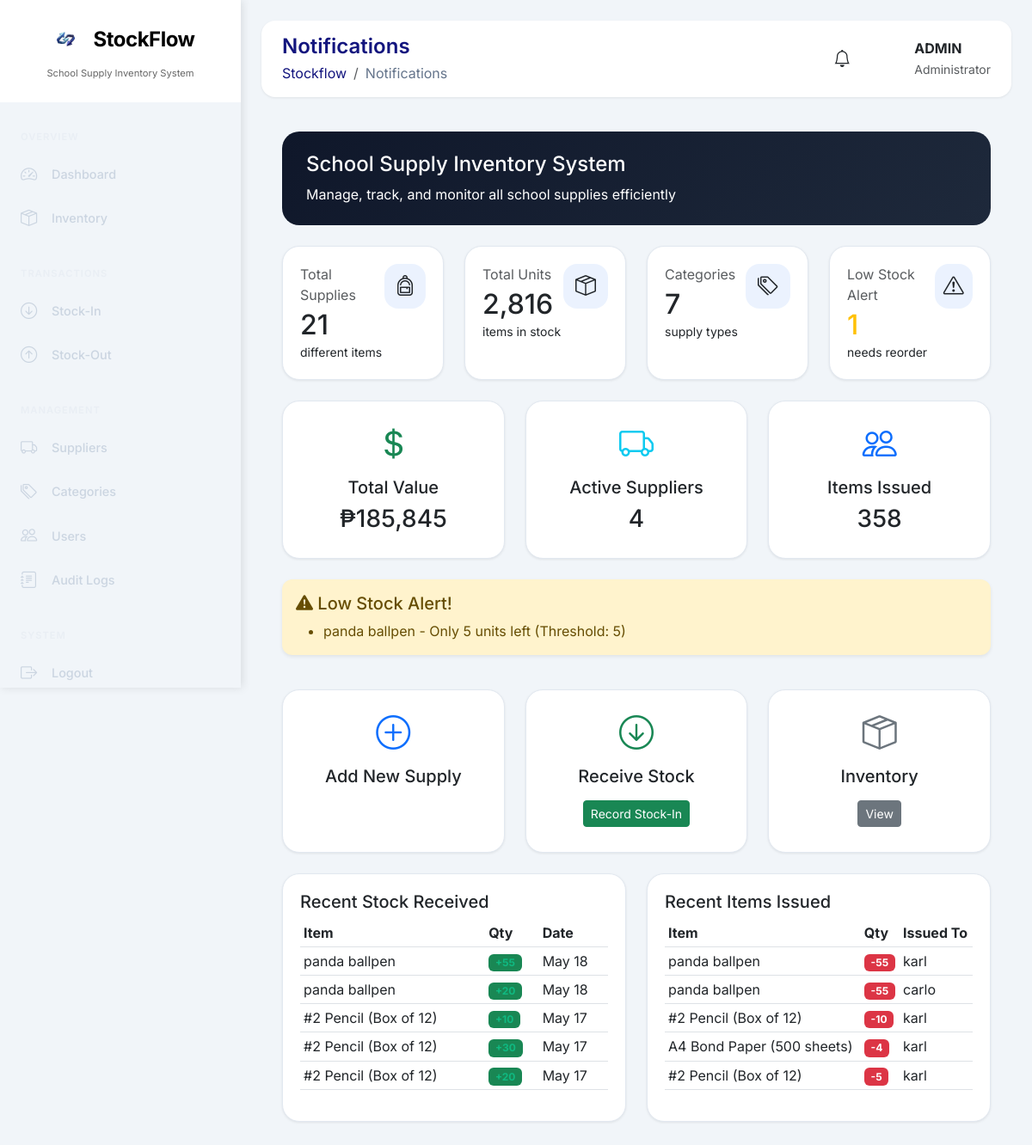
Screenshot of /index.php?page=notifications (signed in) with the database file from the repository.
### tables this page shows
CREATE TABLE `school_supplies` (
  `id` int(11) NOT NULL,
  `supply_code` varchar(50) NOT NULL,
  `supply_name` varchar(200) NOT NULL,
  `category_id` int(11) DEFAULT NULL,
  `supplier_id` int(11) DEFAULT NULL,
  `quantity` int(11) DEFAULT 0,
  `unit_price` decimal(10,2) DEFAULT NULL,
  `description` text DEFAULT NULL,
  `status` enum('In Stock','Low Stock','Out of Stock') DEFAULT 'In Stock',
  `low_stock_threshold` int(11) DEFAULT 10,
  `location` varchar(100) DEFAULT NULL COMMENT 'Storage location (e.g., Cabinet A1, Shelf 2)',
  `created_at` timestamp NOT NULL DEFAULT current_timestamp(),
  `updated_at` timestamp NOT NULL DEFAULT current_timestamp() ON UPDATE current_timestamp()
);

CREATE TABLE `stock_in` (
  `id` int(11) NOT NULL,
  `transaction_no` varchar(20) NOT NULL,
  `supply_id` int(11) DEFAULT NULL,
  `supplier_id` int(11) DEFAULT NULL,
  `quantity` int(11) NOT NULL,
  `purchase_order_no` varchar(100) DEFAULT NULL,
  `invoice_no` varchar(100) DEFAULT NULL,
  `remarks` text DEFAULT NULL,
  `received_by` int(11) DEFAULT NULL,
  `date_received` date NOT NULL,
  `created_at` timestamp NOT NULL DEFAULT current_timestamp()
);

CREATE TABLE `stock_out` (
  `id` int(11) NOT NULL,
  `transaction_no` varchar(20) NOT NULL,
  `supply_id` int(11) DEFAULT NULL,
  `quantity` int(11) NOT NULL,
  `issued_to` varchar(100) NOT NULL COMMENT 'Student name, Teacher name, or Department',
  `remarks` text DEFAULT NULL,
  `issued_by` int(11) DEFAULT NULL,
  `date_issued` date NOT NULL,
  `created_at` timestamp NOT NULL DEFAULT current_timestamp()
);

### backend/database.php (called while the page is built, shortened)
<?php
function escape($string) {
    return htmlspecialchars($string, ENT_QUOTES, 'UTF-8');
}
?>

### frontend/dashboard.php (the view, shortened to what this page needs)
<?php
$stmt = $pdo->query("SELECT COUNT(*) as total FROM school_supplies");
$stats['total_supplies'] = $stmt->fetch()['total'];
$stmt = $pdo->query("SELECT SUM(quantity) as total FROM school_supplies");
$stats['total_units'] = $stmt->fetch()['total'] ?? 0;
$stmt = $pdo->query("SELECT COUNT(*) as total FROM categories WHERE is_active = 1");
$stats['total_categories'] = $stmt->fetch()['total'];
$stmt = $pdo->query("SELECT COUNT(*) as total FROM school_supplies WHERE quantity <= low_stock_threshold");
$stats['low_stock'] = $stmt->fetch()['total'];
$stmt = $pdo->query("SELECT SUM(quantity * unit_price) as total FROM school_supplies");
$stats['total_value'] = $stmt->fetch()['total'] ?? 0;
$stmt = $pdo->query("SELECT COUNT(*) as total FROM suppliers WHERE is_active = 1");
$stats['total_suppliers'] = $stmt->fetch()['total'];
$stmt = $pdo->query("SELECT si.*, s.supply_name
                     FROM stock_in si
                     JOIN school_supplies s ON si.supply_id = s.id
                     ORDER BY si.created_at DESC LIMIT 5");
$recent_stock_in = $stmt->fetchAll();
$stmt = $pdo->query("SELECT so.*, s.supply_name
                     FROM stock_out so
                     JOIN school_supplies s ON so.supply_id = s.id
                     ORDER BY so.created_at DESC LIMIT 5");
$recent_stock_out = $stmt->fetchAll();
$lowStockItems = $pdo->query("SELECT supply_name, quantity, low_stock_threshold
                              FROM school_supplies
                              WHERE quantity <= low_stock_threshold
                              LIMIT 5")->fetchAll();
$totalIssued = $pdo->query("SELECT COALESCE(SUM(quantity),0) FROM stock_out")->fetchColumn();
?>
<div class="container-fluid px-4 py-3">
    <div class="row mb-4">
        <div class="col-12">
            <div class="welcome-card">
                <h4 class="mb-2">School Supply Inventory System</h4>
                <p class="mb-0">Manage, track, and monitor all school supplies efficiently</p>
            </div>
        </div>
    </div>
    <div class="row g-4 mb-4">
        <div class="col-12 col-sm-6 col-xl-3">
            <div class="stat-card">
                <div class="d-flex justify-content-between">
                    <div>
                        <p class="text-muted mb-1">Total Supplies</p>
                        <h2 class="mb-0"><?php echo $stats['total_supplies']; ?></h2>
                        <small>different items</small>
                    </div>
                    <div class="stat-icon"><i class="bi bi-backpack"></i></div>
                </div>
            </div>
        </div>
        <div class="col-12 col-sm-6 col-xl-3">
            <div class="stat-card">
                <div class="d-flex justify-content-between">
                    <div>
                        <p class="text-muted mb-1">Total Units</p>
                        <h2 class="mb-0"><?php echo number_format($stats['total_units']); ?></h2>
                        <small>items in stock</small>
                    </div>
                    <div class="stat-icon"><i class="bi bi-box-seam"></i></div>
                </div>
            </div>
        </div>
        <div class="col-12 col-sm-6 col-xl-3">
            <div class="stat-card">
                <div class="d-flex justify-content-between">
                    <div>
                        <p class="text-muted mb-1">Categories</p>
                        <h2 class="mb-0"><?php echo $stats['total_categories']; ?></h2>
                        <small>supply types</small>
                    </div>
                    <div class="stat-icon"><i class="bi bi-tags"></i></div>
                </div>
            </div>
        </div>
        <div class="col-12 col-sm-6 col-xl-3">
            <div class="stat-card">
                <div class="d-flex justify-content-between">
                    <div>
                        <p class="text-muted mb-1">Low Stock Alert</p>
                        <h2 class="mb-0 <?php echo $stats['low_stock'] > 0 ? 'text-warning' : ''; ?>"><?php echo $stats['low_stock']; ?></h2>
                        <small>needs reorder</small>
                    </div>
                    <div class="stat-icon"><i class="bi bi-exclamation-triangle"></i></div>
                </div>
            </div>
        </div>
    </div>
    <div class="row g-4 mb-4">
        <div class="col-md-4">
            <div class="stat-card text-center">
                <i class="bi bi-currency-dollar fs-1 text-success"></i>
                <h5 class="mt-2">Total Value</h5>
                <h3>₱<?php echo number_format($stats['total_value']); ?></h3>
            </div>
        </div>
        <div class="col-md-4">
            <div class="stat-card text-center">
                <i class="bi bi-truck fs-1 text-info"></i>
                <h5 class="mt-2">Active Suppliers</h5>
                <h3><?php echo $stats['total_suppliers']; ?></h3>
            </div>
        </div>
        <div class="col-md-4">
            <div class="stat-card text-center">
                <i class="bi bi-people fs-1 text-primary"></i>
                <h5 class="mt-2">Items Issued</h5>
                <h3><?php echo number_format($totalIssued); ?></h3>
            </div>
        </div>
    </div>
    <?php if (!empty($lowStockItems)): ?>
    <div class="row mb-4">
        <div class="col-12">
            <div class="alert alert-warning border-0 shadow-sm">
                <h5><i class="bi bi-exclamation-triangle-fill"></i> Low Stock Alert!</h5>
                <ul class="mb-0">
                    <?php foreach ($lowStockItems as $item): ?>
                    <li><?php echo escape($item['supply_name']); ?> - Only <?php echo $item['quantity']; ?> units left (Threshold: <?php echo $item['low_stock_threshold']; ?>)</li>
                    <?php endforeach; ?>
                </ul>
            </div>
        </div>
    </div>
    <?php endif; ?>
    <div class="row g-4 mb-4">
        <div class="col-md-4">
            <div class="stat-card text-center">
                <i class="bi bi-plus-circle fs-1 text-primary"></i>
                <h5 class="mt-2">Add New Supply</h5>
                <a href="index.php?page=inventory" class="btn btn-primary-custom btn-sm mt-2">Add Item</a>
            </div>
        </div>
        <div class="col-md-4">
            <div class="stat-card text-center">
                <i class="bi bi-arrow-down-circle fs-1 text-success"></i>
                <h5 class="mt-2">Receive Stock</h5>
                <a href="index.php?page=stock_in" class="btn btn-success btn-sm mt-2">Record Stock-In</a>
            </div>
        </div>
        <div class="col-md-4">
            <div class="stat-card text-center">
                 <i class="bi bi-box-seam fs-1 text-secondary"></i>
                <h5 class="mt-2">Inventory</h5>
                <a href="inventory.php?page=inventory" class="btn btn-secondary btn-sm mt-2">View</a>
            </div>
        </div>
    </div>
    <div class="row g-4">
        <div class="col-md-6">
            <div class="stat-card">
                <h5>Recent Stock Received</h5>
                <div class="table-responsive">
                    <table class="table table-sm">
                        <thead>
                            <tr><th>Item</th><th>Qty</th><th>Date</th></tr>
                        </thead>
                        <tbody>
                            <?php foreach ($recent_stock_in as $item): ?>
                            <tr>
                                <td><?php echo escape($item['supply_name']); ?></td>
                                <td><span class="badge bg-success">+<?php echo $item['quantity']; ?></span></td>
                                <td><?php echo date('M d', strtotime($item['date_received'])); ?></td>
                            </tr>
                            <?php endforeach; ?>
                        </tbody>
                    </table>
                </div>
            </div>
        </div>
        <div class="col-md-6">
            <div class="stat-card">
                <h5>Recent Items Issued</h5>
                <div class="table-responsive">
                    <table class="table table-sm">
                        <thead>
                            <tr><th>Item</th><th>Qty</th><th>Issued To</th></tr>
                        </thead>
                        <tbody>
                            <?php foreach ($recent_stock_out as $item): ?>
                            <tr>
                                <td><?php echo escape($item['supply_name']); ?></td>
                                <td><span class="badge bg-danger">-<?php echo $item['quantity']; ?></span></td>
                                <td><?php echo escape(substr($item['issued_to'], 0, 20)); ?></td>
                            </tr>
                            <?php endforeach; ?>
                        </tbody>
                    </table>
                </div>
            </div>
        </div>
    </div>
</div>

### frontend/assets/css/style.css (style rules this page uses)
* { margin: 0; padding: 0; box-sizing: border-box; font-family: 'Inter', sans-serif; }
body { background: #f1f5f9; overflow-x: hidden; }
.stat-card { background: white; border-radius: 20px; padding: 1.25rem; transition: all 0.3s ease; box-shadow: 0 1px 3px rgba(0, 0, 0, 0.08); border: 1px solid #e2e8f0; height: 100%; }
.stat-icon { width: 52px; height: 52px; border-radius: 16px; display: flex; align-items: center; justify-content: center; font-size: 1.5rem; }
.welcome-card { background: linear-gradient(135deg, #0f172a 0%, #1e293b 100%); border-radius: 20px; padding: 1.5rem 1.75rem; color: white; }
.welcome-card h4 { color: white; margin-bottom: 8px; }
.btn-primary-custom { background: linear-gradient(135deg, #13157e); border: none; padding: 0.6rem 1.5rem; border-radius: 12px; color: white; font-weight: 500; transition: all 0.3s ease; }
.alert { border-radius: 12px; border: none; }

### frontend/includes/header.php (style rules this page uses)
* { margin: 0; padding: 0; box-sizing: border-box; font-family: 'Inter', sans-serif; }
body { background: #f1f5f9; }
.welcome-card { background: linear-gradient(135deg, #13157e ); border-radius: 20px; padding: 1.5rem 1.75rem; color: white; }
.stat-card { background: white; border-radius: 20px; padding: 1.25rem; box-shadow: 0 1px 3px rgba(0,0,0,0.08); border: 1px solid #e2e8f0; height: 100%; }
.btn-primary-custom { background: linear-gradient(135deg, #13157e); border: none; padding: 0.6rem 1.5rem; border-radius: 12px; color: white; }

### frontend/dashboard.php (style rules this page uses)
.stat-icon { width: 52px; height: 52px; border-radius: 16px; display: flex; align-items: center; justify-content: center; font-size: 1.5rem; background: rgba(59,130,246,0.1); }
.bg-success { background: rgba(16,185,129,0.1); color: #10b981; }

### rows the page displays
school_supplies: supply_name "panda ballpen", quantity "5", low_stock_threshold "5"
stock_in: supply.supply_name "panda ballpen", quantity "55", date_received "May 18"
stock_in: supply.supply_name "panda ballpen", quantity "20", date_received "May 18"
stock_in: supply.supply_name "#2 Pencil (Box of 12)", quantity "10", date_received "May 17"
stock_in: supply.supply_name "#2 Pencil (Box of 12)", quantity "30", date_received "May 17"
stock_in: supply.supply_name "#2 Pencil (Box of 12)", quantity "20", date_received "May 17"
stock_out: supply.supply_name "panda ballpen", quantity "55", issued_to "karl"
stock_out: supply.supply_name "panda ballpen", quantity "55", issued_to "carlo"
stock_out: supply.supply_name "#2 Pencil (Box of 12)", quantity "10", issued_to "karl"
stock_out: supply.supply_name "A4 Bond Paper (500 sheets)", quantity "4", issued_to "karl"
stock_out: supply.supply_name "#2 Pencil (Box of 12)", quantity "5", issued_to "karl"

### other values shown
str_replace('_', ' ', $_GET['page'] ?? 'Dashboard') "Notifications"
$_SESSION['name'] "ADMIN"
$_SESSION['role'] "Administrator"
$stats['total_supplies'] "21"
$stats['total_units'] "2,816"
$stats['total_categories'] "7"
$stats['low_stock'] "1"
$stats['total_value'] "185,845"
$stats['total_suppliers'] "4"
$totalIssued "358"
